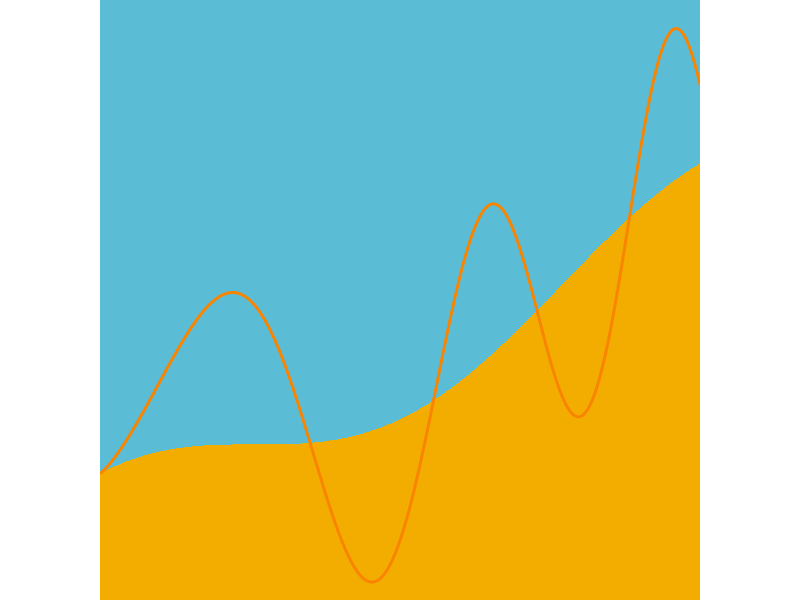
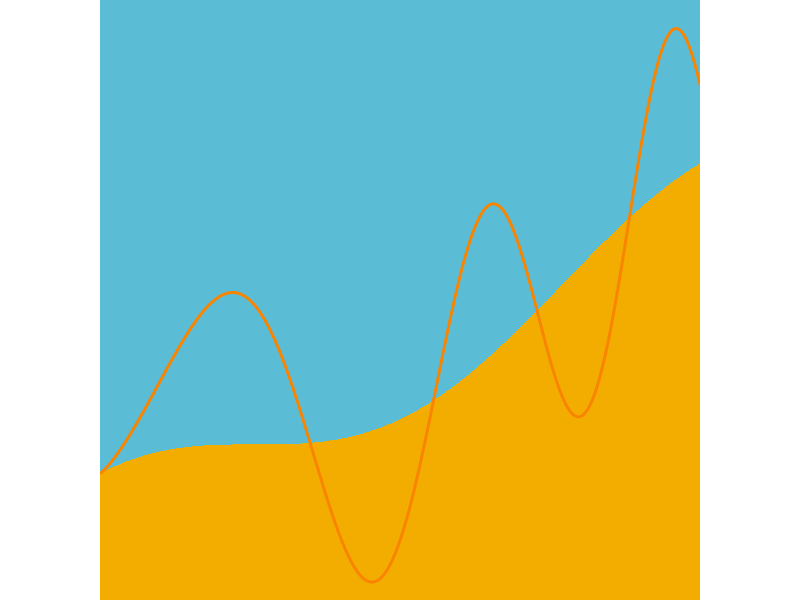
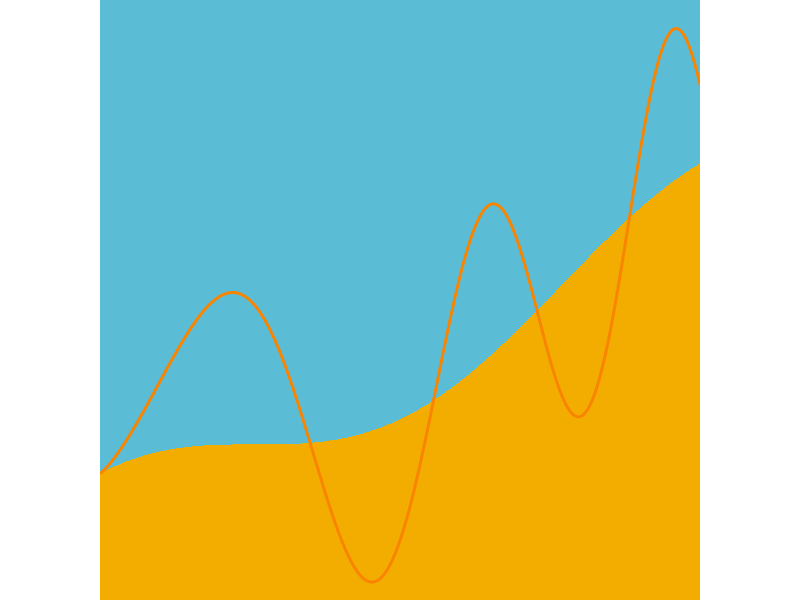
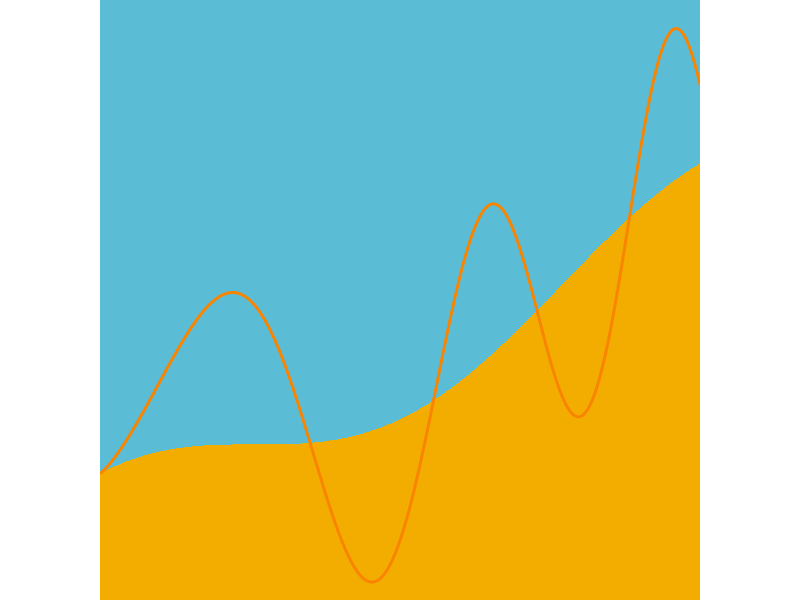

Write R code to recreate these figures, in order.
library(ggplot2)
library(svglite)

## Colors
y1_color <- "#F2AD00"
y2_color <- "#F98400"
y3_color <- "#5BBCD6"


##

df <- data.frame(x = seq(0, 0.975 * 2 * pi, length.out = 1000))

df$y1 <- cos(df$x) + df$x + 1.5
df$y2 <- df$y1 + 3 * sin(df$x ^ (3 / 2))

p <-
  df |>
  ggplot(aes(
    x = x
  )) +
  geom_area(aes(y = y1, fill = "y1")) +
  geom_ribbon(
    aes(
      xmin = x,
      xmax = x,
      ymin = y1,
      ymax = +Inf
    ),
    fill = y3_color
  ) +
  geom_line(aes(y = y2), color = y2_color, linewidth = 1) +
  scale_x_continuous(expand = c(0, 0), limits = c(0, 0.975 * 2 * pi)) +
  scale_y_continuous(expand = c(0, 0), limits = c(0, 1.05 * max(df$y2))) +
  scale_fill_manual(values = c(
    y1 = y1_color,
    y2 = y2_color
  )) +
  theme_void() +
  theme(
    legend.position = "none",
    aspect.ratio = 1,
    plot.margin = margin(0, 0, 0, 0),
    axis.ticks.length = unit(0, "pt")
  )

p

## Save one as a png with 32 x 32 pixels
ggsave(
  "./static-content/logo/logo-32x32.png",
  p,
  width = 1,
  height = 1,
  scale = 1,
  dpi = 32,
  bg = "transparent"
)

## Save one as a png with 120 x 120 pixels
ggsave(
  "./static-content/logo/logo-120x120.png",
  p,
  width = 1,
  height = 1,
  dpi = 120,
  bg = "transparent"
)


## Save one as SVG
ggsave(
  "./static-content/logo/logo.svg",
  p,
  width = 0.5,
  height = 0.5,
  scale = 1,
  bg = "transparent"
)
